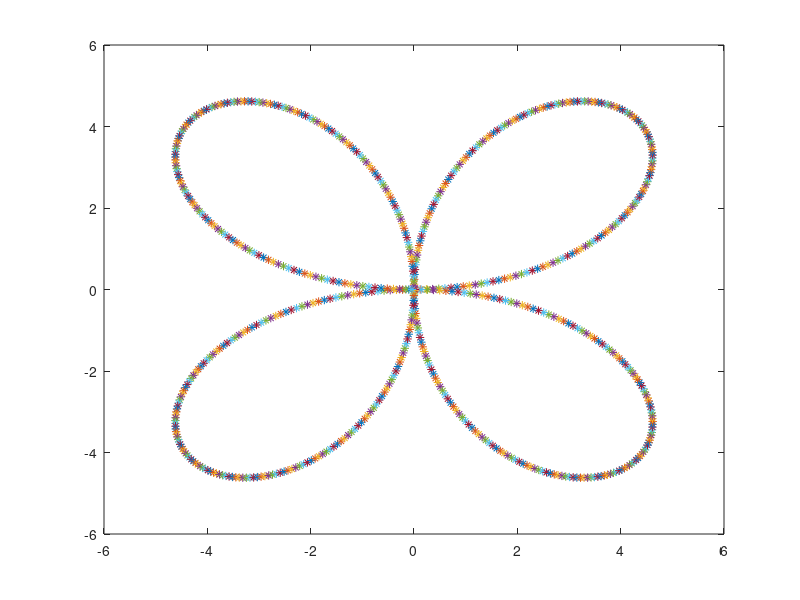

Here is the MATLAB script that generated this plot:
x0=0;y0=0;xA=10;yA=10;
l1=5,l2=5,pi=3.1416;xA=10;yA=10;xB=30;yB=30;
axis([-15 15 -15 15]);
for t=0:0.01:2*pi
    r=6*sin(2*t)
    x=r*cos(t)
    y=r*sin(t)
    c=(x^2+y^2-l1^2-l2^2)/(2*l1*l2);
    s=sqrt(abs(1-c^2));
    d=atan2(s,c);
    C2=x*(l1*cos(d)+l2)+y*(l1*sin(d));
    S2=y*(l2+l1*cos(d))-x*(l1*sin(d));
    t2=atan2(S2,C2);
    C1=(x-l2*cos(t2))/l1
    S1=(y-l2*sin(t2))/l1
    t1=atan2(S1,C1);
    plot(x,y,'*');
    xM=l1*cos(t1);
    yM=l1*sin(t1);
    a=line([x0 xM],[y0 yM],'color','red');
    b=line([xM x],[yM y],'color','blue');
    pause(0.01);
    delete(a)
    delete(b)
    hold on
end